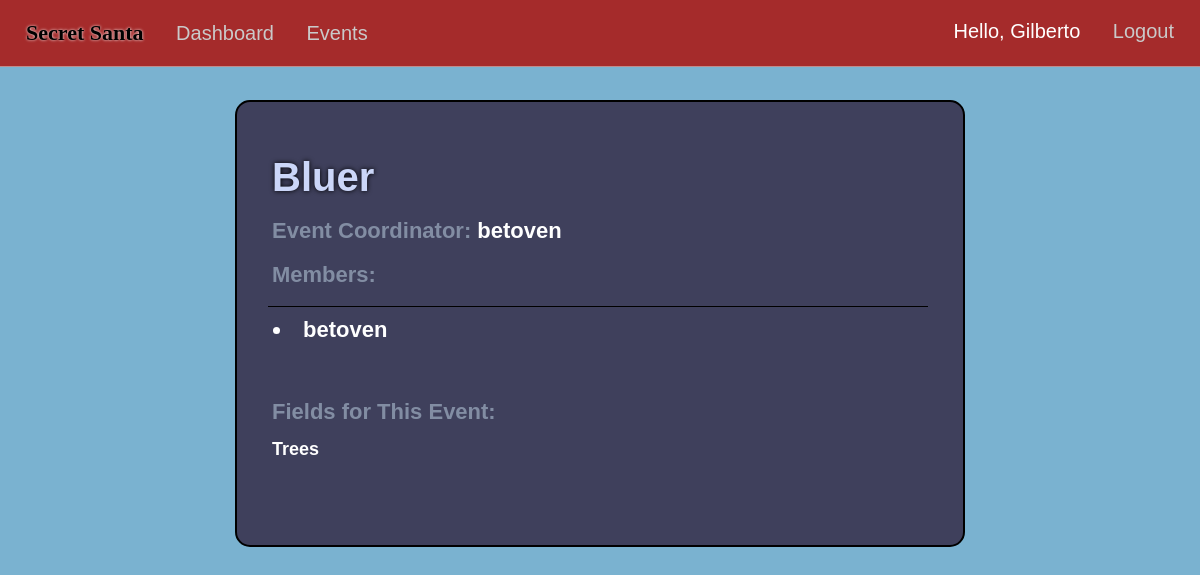
Page /event-info/id=8 (signed in) on the committed database.
### market/models.py (models this page shows, shortened)
class User(db.Model, UserMixin):
    id = db.Column(db.Integer(), primary_key=True)
    username = db.Column(db.String(length=30), nullable=False, unique=True)
    first_name = db.Column(db.String(length=50), nullable=False)
    last_name = db.Column(db.String(length=50), nullable=False)
    email_address = db.Column(db.String(length=50), nullable=False, unique=True)
    password_hash = db.Column(db.String(length=60), nullable=False)
    events = db.relationship('Event', backref='coordinator', lazy=True)
    events_attending = db.relationship('EventMembers', backref='attendees', lazy=True)
    @property
    def password(self):
        return self.password_hash

class Event(db.Model):
    event_id = db.Column(db.Integer(), primary_key=True)
    coordinator_id = db.Column(db.Integer(), db.ForeignKey('user.id'), nullable=False)
    event_name = db.Column(db.String(length=75), nullable=False, unique=True)
    event_date = db.Column(db.Date())
    event_status = db.Column(db.String(length=20))
    members = db.relationship('EventMembers', backref='attended_events', lazy=True)
    fields = db.relationship('EventFields', backref='event_for_field', lazy=True)
    filled_fields = db.relationship('UserEventFields', backref='FieldEvent', lazy=True)

class EventMembers(db.Model):
    id = db.Column(db.Integer(), primary_key=True)
    event_id = db.Column(db.Integer(), db.ForeignKey('event.event_id'), nullable=False)
    user_id = db.Column(db.Integer(), db.ForeignKey('user.id'), nullable=False)
    status = db.Column(db.String(length=20))
    user = db.relationship('User', backref='event_members', lazy=True)
    events = db.relationship('Event', backref='event_link', lazy=True)

class EventFields(db.Model):
    id = db.Column(db.Integer(), primary_key=True)
    event_id = db.Column(db.Integer(), db.ForeignKey('event.event_id'), nullable=False)
    field_1 = db.Column(db.String(length=150), nullable=False)
    field_2 = db.Column(db.String(length=150))
    field_3 = db.Column(db.String(length=150))
    field_4 = db.Column(db.String(length=150))
    field_5 = db.Column(db.String(length=150))
    field_6 = db.Column(db.String(length=150))
    field_7 = db.Column(db.String(length=150))
    field_8 = db.Column(db.String(length=150))
    field_9 = db.Column(db.String(length=150))
    field_10 = db.Column(db.String(length=150))

### market/routes.py (the view, shortened to what this page needs)
@app.route("/event-info/id=<int:event_id>", methods=['GET','POST'])
@login_required
def event_info(event_id):
    event = Event.query.filter_by(event_id=event_id).first()
    event_pending = EventMembers.query.filter_by(event_id=event_id,status='pending').first()
    event_fields = EventFields.query.filter_by(event_id=event_id).first()
    member_status = EventMembers.query.filter_by(event_id=event_id,user_id=current_user.id,status='member').first()
    person_info = UserEventFields.query.filter_by(event_id=event_id,user_id=current_user.id).first()
    if not event:
        flash('Event not found.', category='danger')
        return redirect(url_for('events_page'))
    form=AddUserEvent()
    fieldform=FieldsForm()
    userfieldsform=UserFieldsForm()
    return render_template("info.html",event=event, form=form, event_pending=event_pending, event_fields=event_fields, fieldform=fieldform,userfieldsform=userfieldsform,member_status=member_status, person_info=person_info)

### market/models.py (called while the page is built)
@login_manager.user_loader
def load_user(user_id):
    return User.query.get(int(user_id))

### market/templates/info.html (shortened to what this page needs)
{% extends 'base.html' %}
  {% block style %}
  <link rel= "stylesheet" type= "text/css" href= "{{ url_for('static',filename='styles/events.css') }}">
  {% endblock %}
  {% block content %}
  {% if event.event_status=='open' %}
  <center>
    <div class="create-div">
      <div class="event">
        <div class="titles-div">
          <h1 class="e-title"><span class="event-info-title">{{event.event_name|title}}</span></h1>
          <h1 class="event-title e-title">Event Coordinator: <span class="event-info">{{event.coordinator.username}}</span></h1>
          <h1 class="event-title e-title">Members:</h1>
          <h1 class="event-title e-title">
          {% for attendee in event.members %}
            {% if current_user.username==attendee.user.username %}
              {% if attendee.user.id==event.coordinator_id %}
                <li class="event-info">{{ attendee.user.username }} </li>
              {% elif attendee.status =='member'%}
              <div class="member-delete">
                <li class="event-info">{{ attendee.user.username }} </li>
              </div>
              {% endif %}
            {% else %}
              {% if attendee.status =='member'%}
              <div class="member-delete">
                <li class="event-info">{{ attendee.user.username }} </li>
              </div>
              {% endif %}
            {% endif %}
          {% endfor %}
            </h1>
        </div>
        <br><br><br><br>
        {% if current_user.is_authenticated and event_fields and member_status and not person_info%}
        <h1 class="e-title">Fill Out Your Information*</h1><br>
        <form method="POST" action="{{ url_for('user_fields_add', event_id=event.event_id) }}">
          {{ userfieldsform.hidden_tag() }}
          <div class="form-container">
          {% if event_fields.field_1 %}
            <div class="field-item form-flex">
              {{event_fields.field_1 | title}}:
              {{ userfieldsform.field_1(class="user-info")}}
            </div>
          {% endif %}
          {% if event_fields.field_2 %}
            <div class="field-item form-flex">
              {{event_fields.field_2 | title}}:
              {{ userfieldsform.field_2(class="user-info")}}
            </div>
          {% endif %}
          {% if event_fields.field_3 %}
            <div class="field-item form-flex">
              {{event_fields.field_3 | title}}:
              {{ userfieldsform.field_3(class="user-info")}}
            </div>
          {% endif %}
          {% if event_fields.field_4 %}
            <div class="field-item form-flex">
              {{event_fields.field_4 | title}}:
              {{ userfieldsform.field_4(class="user-info")}}
            </div>
          {% endif %}
          {% if event_fields.field_5 %}
            <div class="field-item form-flex">
              {{event_fields.field_5 | title}}:
              {{ userfieldsform.field_5(class="user-info")}}
            </div>
          {% endif %}
          {% if event_fields.field_6 %}
            <div class="field-item form-flex">
              {{event_fields.field_6 | title}}:
              {{ userfieldsform.field_6(class="user-info")}}
            </div>
          {% endif %}
          {% if event_fields.field_7 %}
            <div class="field-item form-flex">
              {{event_fields.field_7 | title}}:
            {{ userfieldsform.field_7(class="user-info")}}
            </div>
          {% endif %}
          {% if event_fields.field_8 %}
            <div class="field-item form-flex">
              {{event_fields.field_8 | title}}:
              {{ userfieldsform.field_8(class="user-info")}}
            </div>
          {% endif %}
          {% if event_fields.field_9 %}
            <div class="field-item form-flex">
            {{event_fields.field_9 | title}}:
            {{ userfieldsform.field_9(class="user-info")}}
            </div>
          {% endif %}
          {% if event_fields.field_10 %}
            <div class="field-item form-flex">
            {{event_fields.field_10 | title}}:
            {{ userfieldsform.field_10(class="user-info")}}
            </div>
          {% endif %}
          {{userfieldsform.submit(class='submit-info-btn')}}
          </div>
        </form>
        {% elif current_user.is_authenticated and event_fields %}
        <h1 class="fields-title">Fields for This Event:</h1><br>
          <div class="field-item">{{event_fields.field_1 | title}}</div>
        {% endif %}
      </div>
    </div>
  </center>
  {% elif event.event_status=='closed' %}
  <p>Closed event</p>
  {% endif %}
  {% endblock %}

### market/templates/base.html (shortened to what this page needs)
<!DOCTYPE html>
<html lang="en">
<head>
  <link rel= "stylesheet" type= "text/css" href= "{{ url_for('static',filename='styles/main.css') }}">
  {% block style %}
  {% endblock %}
</head>
<body>
  <nav>
    <ul class="top-left-nav">
      <a href="{{ url_for('home_page') }}" ><li class="li-title">
        Secret Santa
      </li></a>
    {% if current_user.is_authenticated %}
      <li>
        <a href="{{ url_for('dashboard_page') }}" class="nav-item">Dashboard</a>
      </li>
      <li>
        <a href="{{ url_for('events_page') }}" class="nav-item">Events</a>
      </li>
    {% endif %}
    </ul>
    {% if current_user.is_authenticated %}
    <ul class="top-right-nav">
      <li>
        <p class="nav-name">Hello, {{ current_user.first_name.title() }} </p>
      </li>
      <li>
        <a class="nav-item" href="{{ url_for('logout_page') }}">Logout</a>
      </li>
    </ul>
    {% endif %}
  </nav>
  {% block content %}
  {% endblock %}
</body>
</html>

### market/static/styles/main.css (style rules this page uses)
* { margin: 0px; box-sizing: border-box; }
body { margin-top: 66px; font-family: Arial, Helvetica, sans-serif; background-color: rgb(122, 178, 208); color: white; padding: 0px 10px; padding-bottom: 80px; }
nav { display: flex; justify-content: space-between; background-color: rgb(165, 43, 43); padding: 20px 20px; position: fixed; right: 0px; left: 0px; top:0px; z-index: 1000; color: black; font-family:'Gill Sans', 'Gill Sans MT', Calibri, 'Trebuchet MS', sans-serif; font-size: 20px; border-bottom: 1px solid rgba(209, 208, 208, 0.589); }
.li-title { font-weight: bolder; font-size: 22px; font-family: 'Grinched'; text-shadow: 0px 0px 3px white; }
.top-left-nav { list-style: none; padding: 0px; display: inline-block; }
.top-left-nav li,.top-right-nav li { display: inline-block; margin-right: 6px; margin-left: 6px; }
.top-right-nav { list-style: none; padding: 0px; display: inline-block; }
.nav-item { text-decoration: none; color: rgb(202, 201, 201); margin-left: 15px; }
.nav-name { text-decoration: none; color: rgb(255, 255, 255); }
a { text-decoration: none; color: Black; }

### market/static/styles/events.css (style rules this page uses)
body { margin-top: 80px; padding: 0px 10px; padding-bottom:60px ; }
.event { background-color: rgb(63, 64, 92); min-height: 350px; max-width: 750px; margin-top: 100px; border-radius: 15px; text-align: left; padding:35px; font-size: 12px; display: flex; flex-direction:column; justify-content:space-between; margin-left: 10px; margin-right: 10px; border: 2px solid black; }
.event-info-title { font-size: 40px; color: rgb(203, 214, 248); text-shadow: 0px 0px 5px black; }
.e-title { margin-top: 18px; font-size: 22px; color: rgb(130, 141, 163); font-family: 'Gill Sans', 'Gill Sans MT', Calibri, 'Trebuchet MS', sans-serif; }
.titles-div { display: inline-block; }
.event-info { color: rgb(255, 255, 255); }
.create-div { max-width: 750px; }
.member-delete { display: flex; justify-content: space-between; border-top: 1px solid black; border-radius: 0px; padding: 5px; margin-top: 10px; padding-top: 10px; padding-bottom: 0px; margin-left: -4px; }
.fields-title { font-size: 22px; color: rgb(130, 141, 163); font-family: 'Gill Sans', 'Gill Sans MT', Calibri, 'Trebuchet MS', sans-serif; }
.field-item { color:rgb(255, 255, 255); font-size: large; font-weight: bold; }

### rows in the picture
User: first_name "Gilberto"
Event: event_name "Bluer"
User: coordinator.username "betoven"
EventMembers: user.username "betoven"
EventFields: field_1 "Trees"
